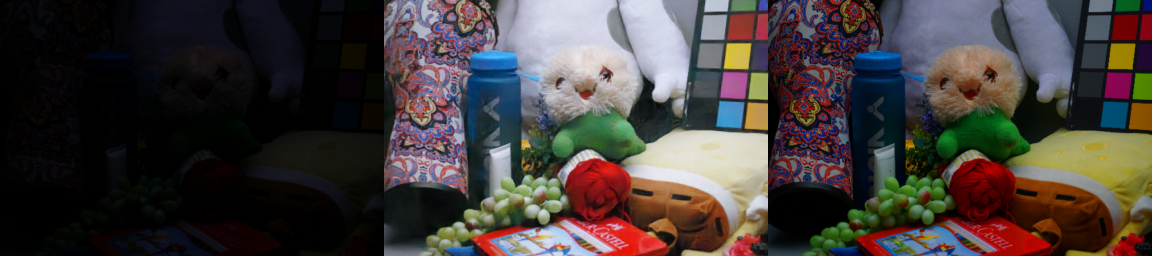
#> input picture images_test/6.png, 1152 x 256 px; its folder holds only this picture in this run
$ python -i measure.py   (imports and definitions only)
#> lines starting #> are read from the running program, lines starting #| are printed output that depends on the picture
#> further down, picture is the input picture: shape (256, 1152, 3); mean B, G, R 58.4, 60.6, 67.7
### imqual_utils.py
"""
# > Implementation of the classic paper by Zhou Wang et. al.:
#     - Image quality assessment: from error visibility to structural similarity
#     - https://ieeexplore.ieee.org/stamp/stamp.jsp?arnumber=1284395
# > Maintainer: https://github.com/xahidbuffon
"""
from __future__ import division
import numpy as np
import math
from scipy.ndimage import gaussian_filter


def getSSIM(X, Y):
    """
       Computes the mean structural similarity between two images.
    """
    assert (X.shape == Y.shape), "Image-patche provided have different dimensions"
    nch = 1 if X.ndim==2 else X.shape[-1]
    mssim = []
    for ch in range(nch):
        Xc, Yc = X[...,ch].astype(np.float64), Y[...,ch].astype(np.float64)
        mssim.append(compute_ssim(Xc, Yc))
    return np.mean(mssim)


def compute_ssim(X, Y):
    """
       Compute the structural similarity per single channel (given two images)
    """
    # variables are initialized as suggested in the paper
    K1 = 0.01
    K2 = 0.03
    sigma = 1.5
    win_size = 5

    # means
    ux = gaussian_filter(X, sigma)
    uy = gaussian_filter(Y, sigma)

    # variances and covariances
    uxx = gaussian_filter(X * X, sigma)
    uyy = gaussian_filter(Y * Y, sigma)
    uxy = gaussian_filter(X * Y, sigma)

    # normalize by unbiased estimate of std dev
    N = win_size ** X.ndim
    unbiased_norm = N / (N - 1)  # eq. 4 of the paper
    vx  = (uxx - ux * ux) * unbiased_norm
    vy  = (uyy - uy * uy) * unbiased_norm
    vxy = (uxy - ux * uy) * unbiased_norm

    R = 255
    C1 = (K1 * R) ** 2
    C2 = (K2 * R) ** 2
    # compute SSIM (eq. 13 of the paper)
    sim = (2 * ux * uy + C1) * (2 * vxy + C2)
    D = (ux ** 2 + uy ** 2 + C1) * (vx + vy + C2)
    SSIM = sim/D
    mssim = SSIM.mean()

    return mssim


def getPSNR(X, Y):
    #assume RGB image
    target_data = np.array(X, dtype=np.float64)
    ref_data = np.array(Y, dtype=np.float64)
    diff = ref_data - target_data
    diff = diff.flatten('C')
    rmse = math.sqrt(np.mean(diff ** 2.) )
    if rmse == 0: return 100
    else: return 20*math.log10(255.0/rmse)


def uiqi(img1, img2):
    # # Convert images to grayscale
    # img1 = np.mean(img1)
    # img2 = np.mean(img2)

    # Calculate means and standard deviations
    mean1, mean2 = np.mean(img1), np.mean(img2)
    std1, std2 = np.std(img1), np.std(img2)

    # Calculate covariance and correlation coefficients
    cov = np.mean((img1 - mean1) * (img2 - mean2))
    corr_coef = cov / (std1 * std2)

    # Calculate structural similarity
    k1 = 0.01
    k2 = 0.03
    L = 255
    C1 = (k1 * L) ** 2
    C2 = (k2 * L) ** 2
    mu1, mu2 = np.mean(img1), np.mean(img2)
    sigma1, sigma2 = np.var(img1), np.var(img2)
    sigma12 = np.mean((img1 - mu1) * (img2 - mu2))
    ssim = ((2 * mu1 * mu2 + C1) * (2 * sigma12 + C2)) / ((mu1 ** 2 + mu2 ** 2 + C1) * (sigma1 + sigma2 + C2))

    # Calculate UIQI
    uiqi = corr_coef * ssim

    return uiqi,corr_coef


def entropy(img):
    # Convert the image to grayscale
    # gray = img.convert('L')

    # Calculate the histogram of the image
    hist = np.array(img.histogram()) / float(img.size[0] * img.size[1])

    # Calculate the Shannon entropy
    entropy = -np.sum([p * np.log2(p+1e-7) for p in hist if p != 0])

    return entropy

### measure.py
# # # """
# # # # > Script for measuring quantitative performances in terms of
# # # #    - Structural Similarity Metric (SSIM)
# # # #    - Peak Signal to Noise Ratio (PSNR)
# # # # > Maintainer: https://github.com/xahidbuffon
# # # """
# # # ## python libs
# # # import numpy as np
# # # from PIL import Image
# # # from glob import glob
# # # from os.path import join
# # # from ntpath import basename
# # # ## local libs
# # # from imqual_utils import getSSIM, getPSNR,uiqi,entropy


# # # ## compares avg ssim and psnr
# # # def SSIMs_PSNRs(gtr_dir, gen_dir, im_res=(224,224)):
# # #     """
# # #         - gtr_dir contain ground-truths
# # #         - gen_dir contain generated images
# # #     """
# # #     print('{Resizing images to ', im_res, '}')
# # #     gtr_paths = sorted(glob(join(gtr_dir, "*.*")))
# # #     gen_paths = sorted(glob(join(gen_dir, "*.*")))
# # #     ssims, psnrs, mses,uiqi_vs,corr_coef,entropys = [], [], [],[],[],[]
# # #     for gtr_path, gen_path in zip(gtr_paths, gen_paths):
# # #         # print(gen_path)
# # #         gtr_f = basename(gtr_path).split('.')[0]
# # #         gen_f = basename(gen_path).split('.')[0]
# # #         if (gtr_f==gen_f):
# # #             # assumes same filenames
# # #             r_im = Image.open(gtr_path).resize(im_res)

# # #             g_im = Image.open(gen_path).resize(im_res)

# # #             # get ssim on RGB channels
# # #             ssim = getSSIM(np.array(r_im), np.array(g_im))
# # #             ssims.append(ssim)
# # #             # get psnr on L channel (SOTA norm)
# # #             r_im = r_im.convert('YCbCr'); g_im = g_im.convert('YCbCr')
# # #             psnr = getPSNR(np.array(r_im), np.array(g_im))
# # #             psnrs.append(psnr)

# # #             uiqi_v0,uiqi_v1=uiqi(r_im,g_im)
# # #             uiqi_vs.append(uiqi_v0)
# # #             corr_coef.append(uiqi_v1)
# # #             entropys.append(entropy(g_im))
# # #     return np.array(ssims), np.array(psnrs), np.array(uiqi_vs),np.array(corr_coef),np.array(entropys)


# # # # """
# # # # Get datasets from
# # # #  - http://irvlab.cs.umn.edu/resources/euvp-dataset
# # # #  - http://irvlab.cs.umn.edu/resources/ufo-120-dataset
# # # # """
# # # gtr_dir = "F:/spl_raqib/testing_code/results/gtr/"
# # # # gtr_dir = "F:/spl_raqib/gt/"

# # # # ## generated im paths
# # # gen_dir = "F:/spl_raqib/testing_code/results/UIEB/"
# # # # #gen_dir = "eval_data/ufo_test/deep-sesr/"  s


# # # # ### compute SSIM and PSNR
# # # SSIM_measures, PSNR_measures,uiqi_measures,corr_coef_measures,entropys_measures = SSIMs_PSNRs(gtr_dir, gen_dir)
# # # print ("SSIM on {0} samples".format(len(SSIM_measures)))
# # # print ("Mean: {0} std: {1}".format(np.mean(SSIM_measures), np.std(SSIM_measures)))

# # # print ("PSNR on {0} samples".format(len(PSNR_measures)))
# # # print ("Mea n: {0} std: {1}".format(np.mean(PSNR_measures), np.std(PSNR_measures)))

# # # print ("UIQI on {0} samples".format(len(uiqi_measures)))
# # # print ("Mea n: {0} std: {1}".format(np.mean(uiqi_measures), np.std(uiqi_measures)))

# # # print ("Entropy_Value on {0} samples".format(len(entropys_measures)))
# # # print ("Mea n: {0} std: {1}".format(np.mean(entropys_measures), np.std(entropys_measures)))


# import numpy as np
# from PIL import Image
# from glob import glob
# from os.path import join
# from ntpath import basename
# from imqual_utils import getSSIM, getPSNR, uiqi, entropy

# def split_concatenated_image(concatenated_image):
#     """
#     Split the concatenated image into output and reference images.
#     Modify this function according to your specific image format and splitting requirements.
#     """
#     # Example splitting: Assuming concatenated_image is [output | reference]
#     image_width = concatenated_image.shape[1]
#     split_index = image_width // 2
#     output_image = concatenated_image[:, split_index*0:split_index*1]
#     reference_image = concatenated_image[:, split_index*1:split_index*2]
#     return output_image, reference_image

# def SSIMs_PSNRs(concatenated_images, im_res=(256, 256)):
#     """
#     Measure quantitative performances (SSIM and PSNR) of concatenated images.

#     Args:
#         concatenated_images (list): List of concatenated images.
#         im_res (tuple): Desired image resolution.

#     Returns:
#         ssims (ndarray): Array of SSIM scores.
#         psnrs (ndarray): Array of PSNR scores.
#         uiqi_vs (ndarray): Array of UIQI scores.
#         corr_coef (ndarray): Array of correlation coefficients.
#         entropys (ndarray): Array of entropy values.
#     """
#     ssims, psnrs, uiqi_vs, corr_coef, entropys = [], [], [], [], []
#     for concatenated_image in concatenated_images:
#         # Split concatenated image into output and reference
#         output_image, reference_image = split_concatenated_image(concatenated_image)

#         # Resize images
#         r_im = Image.fromarray(reference_image.astype(np.uint8)).resize(im_res)
#         g_im = Image.fromarray(output_image.astype(np.uint8)).resize(im_res)

#         # Get SSIM on RGB channels
#         ssim = getSSIM(np.array(r_im), np.array(g_im))
#         ssims.append(ssim)

#         # Get PSNR on L channel
#         r_im = r_im.convert('L')
#         g_im = g_im.convert('L')
#         psnr = getPSNR(np.array(r_im), np.array(g_im))
#         print(psnr)
#         psnrs.append(psnr)

#         # Calculate UIQI and correlation coefficient
#         uiqi_v0, uiqi_v1 = uiqi(r_im, g_im)
#         uiqi_vs.append(uiqi_v0)
#         corr_coef.append(uiqi_v1)

#         # Calculate entropy
#         entropys.append(entropy(g_im))

#     return np.array(ssims), np.array(psnrs), np.array(uiqi_vs), np.array(corr_coef), np.array(entropys)

# gtr_dir='D:/Raqib/for_euvp_final/images_test_with_eca/'
# # Concatenated image paths
# concatenated_image_paths = sorted(glob(join(gtr_dir, "*.*")))

# # Read concatenated images
# concatenated_images = [np.array(Image.open(path)) for path in concatenated_image_paths]

# # Compute SSIM, PSNR, UIQI, and entropy
# SSIM_measures, PSNR_measures, uiqi_measures, corr_coef_measures, entropys_measures = SSIMs_PSNRs(concatenated_images)

# # Print results
# print("SSIM on {0} samples".format(len(SSIM_measures)))
# print("Mean: {0} std: {1}".format(np.mean(SSIM_measures), np.std(SSIM_measures)))

# print("PSNR on {0} samples".format(len(PSNR_measures)))
# print("Mean: {0} std: {1}".format(np.mean(PSNR_measures), np.std(PSNR_measures)))

# print("UIQI on {0} samples".format(len(uiqi_measures)))
# print("Mean: {0} std: {1}".format(np.mean(uiqi_measures), np.std(uiqi_measures)))

# print("Entropy on {0} samples".format(len(entropys_measures)))
# print("Mean: {0} std: {1}".format(np.mean(entropys_measures), np.std(entropys_measures)))


# import numpy as np
# from PIL import Image
# from glob import glob
# from os.path import join
# from ntpath import basename
# from imqual_utils import getSSIM, getPSNR, uiqi, entropy

# def split_concatenated_image(concatenated_image):
#     """
#     Split the concatenated image into output and reference images.
#     Modify this function according to your specific image format and splitting requirements.
#     """
#     # Example splitting: Assuming concatenated_image is [output | reference]
#     image_width = concatenated_image.shape[1]
#     split_index = image_width // 2
#     output_image = concatenated_image[:, :split_index]
#     reference_image = concatenated_image[:, split_index:]
#     return output_image, reference_image

# def SSIMs_PSNRs(concatenated_images, im_res=(256, 256)):
#     """
#     Measure quantitative performances (SSIM and PSNR) of concatenated images.

#     Args:
#         concatenated_images (list): List of concatenated images.
#         im_res (tuple): Desired image resolution.

#     Returns:
#         ssims (ndarray): Array of SSIM scores.
#         psnrs (ndarray): Array of PSNR scores.
#         uiqi_vs (ndarray): Array of UIQI scores.
#         corr_coef (ndarray): Array of correlation coefficients.
#         entropys (ndarray): Array of entropy values.
#     """
#     ssims, psnrs, uiqi_vs, corr_coef, entropys = [], [], [], [], []
#     for concatenated_image in concatenated_images:
#         # Split concatenated image into output and reference
#         output_image, reference_image = split_concatenated_image(concatenated_image)

#         # Resize images
#         r_im = Image.fromarray(reference_image.astype(np.uint8)).resize(im_res)
#         g_im = Image.fromarray(output_image.astype(np.uint8)).resize(im_res)

#         # Get SSIM on RGB channels
#         ssim = getSSIM(np.array(r_im), np.array(g_im))
#         ssims.append(ssim)

#         # Get PSNR on L channel
#         r_im = r_im.convert('L')
#         g_im = g_im.convert('L')
#         psnr = getPSNR(np.array(r_im), np.array(g_im))
#         psnrs.append(psnr)

#         # Calculate UIQI and correlation coefficient
#         uiqi_v0, uiqi_v1 = uiqi(r_im, g_im)
#         uiqi_vs.append(uiqi_v0)
#         corr_coef.append(uiqi_v1)

#         # Calculate entropy
#         entropys.append(entropy(g_im))

#         # Visualize the concatenated image
#         concatenated_image_visual = np.hstack((output_image, reference_image))
#         concatenated_image_visual = Image.fromarray(concatenated_image_visual.astype(np.uint8))
#         concatenated_image_visual.show()

#         print("SSIM:", ssim)
#         print("PSNR:", psnr)
#         print("UIQI:", uiqi_v0)
#         print("Correlation Coefficient:", uiqi_v1)
#         print("Entropy:", entropy(g_im))
#         print("----")

#     return np.array(ssims), np.array(psnrs), np.array(uiqi_vs), np.array(corr_coef), np.array(entropys)

# # Example usage
# gtr_dir = 'D:/Raqib/for_euvp_final/images_test_with_eca/'
# concatenated_image_paths = sorted(glob(join(gtr_dir, "*.*")))
# concatenated_images = [np.array(Image.open(path)) for path in concatenated_image_paths]
# SSIM_measures, PSNR_measures, uiqi_measures, corr_coef_measures, entropys_measures = SSIMs_PSNRs(concatenated_images)
# import numpy as np
# from PIL import Image
# from glob import glob
# from os.path import join
# from ntpath import basename
# from imqual_utils import getSSIM, getPSNR, uiqi, entropy

# def split_concatenated_image(concatenated_image):
#     """
#     Split the concatenated image into output and reference images.
#     Modify this function according to your specific image format and splitting requirements.
#     """
#     # Example splitting: Assuming concatenated_image is [output | reference]
#     image_width = concatenated_image.shape[1]
#     split_index = image_width // 2
#     output_image = concatenated_image[:, split_index*0:split_index*1]
#     reference_image = concatenated_image[:, split_index*1:split_index*2]
#     return output_image, reference_image

# def SSIMs_PSNRs(concatenated_images, im_res=(256, 256)):
#     """
#     Measure quantitative performances (SSIM and PSNR) of concatenated images.

#     Args:
#         concatenated_images (list): List of concatenated images.
#         im_res (tuple): Desired image resolution.

#     Returns:
#         ssims (ndarray): Array of SSIM scores.
#         psnrs (ndarray): Array of PSNR scores.
#         uiqi_vs (ndarray): Array of UIQI scores.
#         corr_coef (ndarray): Array of correlation coefficients.
#         entropys (ndarray): Array of entropy values.
#     """
#     ssims, psnrs, uiqi_vs, corr_coef, entropys = [], [], [], [], []
#     for i, concatenated_image in enumerate(concatenated_images):  # Add 'i' using enumerate
#         # Split concatenated image into output and reference
#         output_image, reference_image = split_concatenated_image(concatenated_image)

#         # Resize images
#         r_im = Image.fromarray(reference_image.astype(np.uint8)).resize(im_res)
#         g_im = Image.fromarray(output_image.astype(np.uint8)).resize(im_res)

#         # Get SSIM on RGB channels
#         ssim = getSSIM(np.array(r_im), np.array(g_im))
#         ssims.append(ssim)

#         # Get PSNR on L channel
#         r_im = r_im.convert('L')
#         g_im = g_im.convert('L')
#         psnr = getPSNR(np.array(r_im), np.array(g_im))
#         print("Image Pair:", basename(concatenated_image_paths[i]).split('.')[0])
#         print("SSIM:", ssim)
#         print("PSNR:", psnr)

#         # Calculate UIQI and correlation coefficient
#         uiqi_v0, uiqi_v1 = uiqi(r_im, g_im)
#         uiqi_vs.append(uiqi_v0)
#         corr_coef.append(uiqi_v1)

#         # Calculate entropy
#         entropys.append(entropy(g_im))

#         print("UIQI:", uiqi_v0)
#         print("Correlation Coefficient:", uiqi_v1)
#         print("Entropy:", entropy(g_im))
#         print("----")

#     return np.array(ssims), np.array(psnrs), np.array(uiqi_vs), np.array(corr_coef), np.array(entropys)

# # Example usage
# gtr_dir = 'D:/Raqib/for_euvp_final/images_test_with_eca/'
# concatenated_image_paths = sorted(glob(join(gtr_dir, "*.*")))

# concatenated_images = [np.array(Image.open(path)) for path in concatenated_image_paths]
# # print(concatenated_images)
# SSIM_measures, PSNR_measures, uiqi_measures, corr_coef_measures, entropys_measures = SSIMs_PSNRs(concatenated_images)


import numpy as np
from PIL import Image
from glob import glob
from os.path import join
from ntpath import basename
from imqual_utils import getSSIM, getPSNR, uiqi, entropy

def split_concatenated_image(concatenated_image):
    """
    Split the concatenated image into output and reference images.
    Modify this function according to your specific image format and splitting requirements.
    """
    # Example splitting: Assuming concatenated_image is [output | reference]
    image_width = concatenated_image.shape[1]
    split_index = image_width // 2
    output_image = concatenated_image[:, split_index*0:split_index*1]
    reference_image = concatenated_image[:, split_index*1:split_index*2]
    return output_image, reference_image

def SSIMs_PSNRs(concatenated_images, im_res=(256, 256)):
    """
    Measure quantitative performances (SSIM and PSNR) of concatenated images.

    Args:
        concatenated_images (list): List of concatenated images.
        im_res (tuple): Desired image resolution.

    Returns:
        ssims (ndarray): Array of SSIM scores.
        psnrs (ndarray): Array of PSNR scores.
        uiqi_vs (ndarray): Array of UIQI scores.
        corr_coef (ndarray): Array of correlation coefficients.
        entropys (ndarray): Array of entropy values.
    """
#> called with im_res = (256, 256)
    ssims, psnrs, uiqi_vs, corr_coef, entropys = [], [], [], [], []
    for concatenated_image in concatenated_images:
        # Split concatenated image into output and reference
        output_image, reference_image = split_concatenated_image(concatenated_image)

        # Resize images
        r_im = Image.fromarray(reference_image.astype(np.uint8)).resize(im_res)
        g_im = Image.fromarray(output_image.astype(np.uint8)).resize(im_res)

        # Get SSIM on RGB channels
        ssim = getSSIM(np.array(r_im), np.array(g_im))
        ssims.append(ssim)

        # Get PSNR on L channel
        r_im = r_im.convert('L')
        g_im = g_im.convert('L')
        psnr = getPSNR(np.array(r_im), np.array(g_im))
        # print(psnr)
        psnrs.append(psnr)

        # Calculate UIQI and correlation coefficient
        uiqi_v0, uiqi_v1 = uiqi(r_im, g_im)
        uiqi_vs.append(uiqi_v0)
        corr_coef.append(uiqi_v1)

        # Calculate entropy
        entropys.append(entropy(g_im))
#> this loop made 256 passes
#> (rmse in getPSNR, psnr) on passes 1 to 3: (21.43, 21.51), (22.25, 21.18), (22.11, 21.24)
#> pass 1, in SSIMs_PSNRs, `r_im = Image.fromarray(reference_image.astype(np.uint8)).resize(im_res)`:
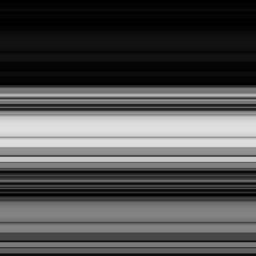
#> r_im: PIL image 256x256 L; min 0, max 223, mean 80.2
#> pass 1, in SSIMs_PSNRs, `g_im = Image.fromarray(output_image.astype(np.uint8)).resize(im_res)`:
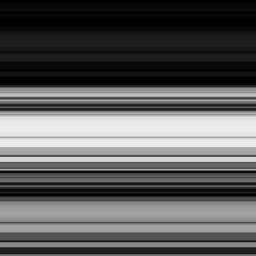
#> g_im: PIL image 256x256 L; min 0, max 237, mean 90.4
#> after the loop:
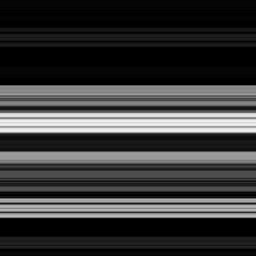
#> g_im: PIL image 256x256 L; min 0, max 241, mean 56.4
#> after the loop:
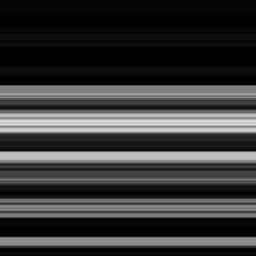
#> r_im: PIL image 256x256 L; min 0, max 220, mean 55.3

    return np.array(ssims), np.array(psnrs), np.array(uiqi_vs), np.array(corr_coef), np.array(entropys)

gtr_dir='D:/Raqib/spl_raqib/UFO_test'
# Concatenated image paths
concatenated_image_paths = sorted(glob(join(gtr_dir, "*.*")))

# Read concatenated images
# [1 line not run here, left out]

# Compute SSIM, PSNR, UIQI, and entropy
# [1 line that did not run here, left out]

# Print results
# [11 lines not run here, left out]

>>> import cv2
>>> picture = cv2.imread('images_test/6.png')
>>> result = SSIMs_PSNRs(picture)
